Frame 1 (no input): blank canvas, image omitted
Frame 60 (the mouse pressed at the canvas centre just before this capture): blank canvas, image omitted
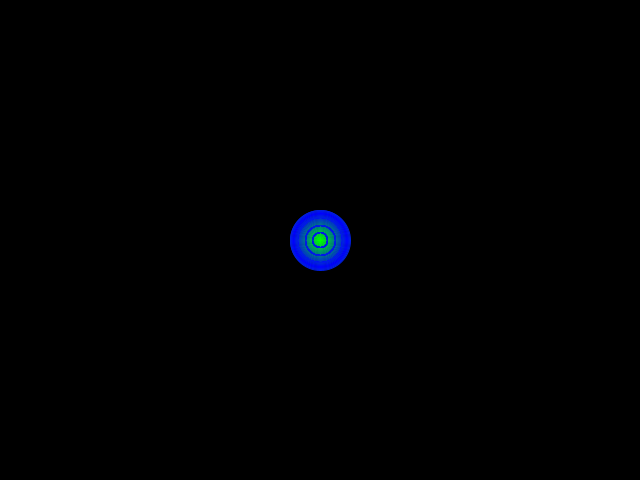
Frame 120 (the mouse held since frame 60 and released just before this capture)

The Processing sketch whose frames 1 and 60 were blank and that drew this single picture after the mouse press (run headless with seeded random() and noise(); from frame 60 on, the mouse is pressed at the canvas centre):

// Processing sketch: bola_que_aumenta_com_clique_e_muda_de_cor_pde
// ── bola_que_aumenta_com_clique_e_muda_de_cor_pde.pde
int raio;
int espessura;
int red = 0;
int redinc;
int green = 255;
int greeninc = 5;
int blue = 1;
int blueinc = -5;

void setup() {
  size(640,480);
  raio = 0;
  noFill();
  background(0);
  strokeWeight(1);
}

void draw() {
  //background(0);
  stroke(0,green,blue);
  
  if (mousePressed && raio < 640) {
    raio++;
    green = green+greeninc;
    blue = blue+blueinc;
  } else {
    raio = 0;
  }
    if (blue >= 255 || blue <= 0)
    {blueinc = -blueinc;
    greeninc = -greeninc;
    }
    for (int i = 0; i < raio; i = i+15) {
    ellipse (mouseX, mouseY, i, i);
    }
    
  ellipse (mouseX, mouseY, raio, raio);
  
  delay(1);
 }
